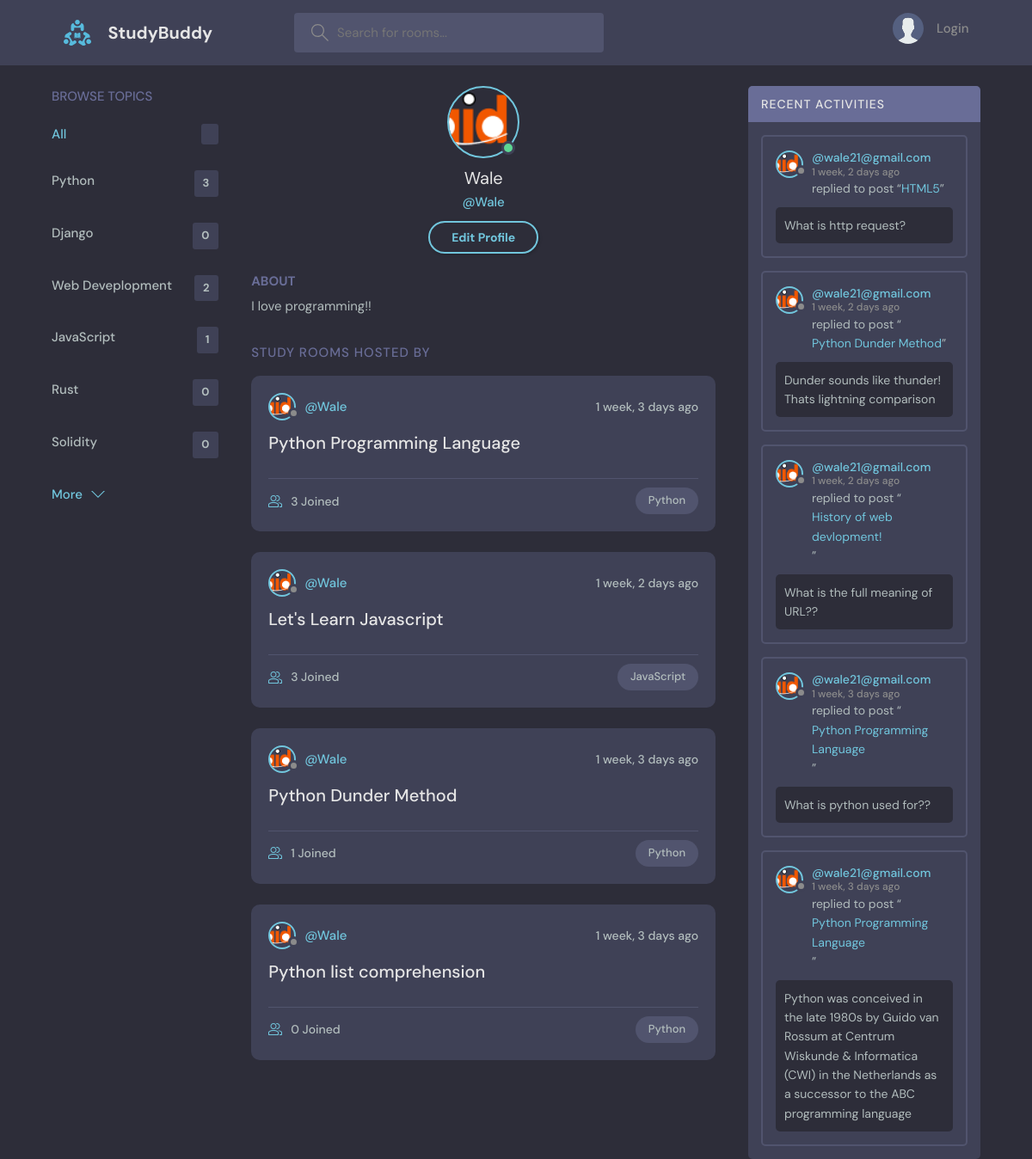
Screenshot of /profile/3/ with the database file from the repository.
### myapp/models.py (models this page shows, shortened)
class Topic(models.Model):
    name = models.CharField(max_length=200)

class Room(models.Model):
    host = models.ForeignKey(settings.AUTH_USER_MODEL,on_delete=models.SET_NULL, null=True)
    topic = models.ForeignKey(Topic,on_delete=models.SET_NULL, null=True)
    name = models.CharField(max_length=200)
    description = models.TextField(null=True, blank=True)
    participants = models.ManyToManyField(settings.AUTH_USER_MODEL,related_name="participants", blank=True)
    updated = models.DateTimeField(auto_now=True)
    created =  models.DateTimeField(auto_now_add=True)
    class Meta:
        ordering = ['-updated', '-created']
    def __str__(self):
        return self.name

class Message(models.Model):
    user = models.ForeignKey(settings.AUTH_USER_MODEL, on_delete=models.CASCADE)
    room = models.ForeignKey(Room,on_delete=models.CASCADE)
    body = models.TextField()
    updated = models.DateTimeField(auto_now=True)
    created =  models.DateTimeField(auto_now_add=True)
    class Meta:
        ordering = ['-updated', '-created']

### User_auth/models.py (models this page shows)
class User(AbstractUser):
    bio = models.TextField(null=True)
    avatar = models.ImageField(null=True, default="avatar.svg")
    email = models.EmailField(unique=True, null=True)
    objects = NewUserManager()
    USERNAME_FIELD = "email"
    REQUIRED_FIELDS = []
    def __str__(self):
        return self.email

### myapp/views.py (the view)
# urls.py: path('profile/<str:pk>/', views.profilePage, name="user_profile"),
def profilePage(request, pk):
    user = User.objects.get(id=pk)
    rooms = user.room_set.all()
    room_messages = user.message_set.all()
    topics = Topic.objects.all()
    context = {'user_':user,'rooms':rooms,'room_messages':room_messages,'topics':topics}
    return render(request, 'myapp/profile.html', context)

### myapp/templates/myapp/profile.html
{% extends 'main.html' %}
{%block content%}
  <main class="profile-page layout layout--3">
    <div class="container">
      {% include 'myapp/topics_components.html' %}
      <div class="roomList">
        <div class="profile">
          <div class="profile__avatar">
            <div class="avatar avatar--large active">
              <img src="{{user_.avatar.url}}" />
            </div>
          </div>
          <div class="profile__info">
            <h3>{{user_.username}}</h3>
            <p>@{{user_.username}}</p>
            <a href="{% url 'edit-user' %}" class="btn btn--main btn--pill">Edit Profile</a>
          </div>
          <div class="profile__about">
            <h3>About</h3>
            <p>
              {{user_.bio}}
            </p>
          </div>
        </div>
        <div class="roomList__header">
          <div>
            <h2>Study Rooms Hosted by {{user.username}}</a>
            </h2>
          </div>
        </div>
        {% include 'myapp/feeds_components.html' %}
      </div>
      {%include 'myapp/activity_components.html'%}
    </div>
  </main>
{%endblock%}

### templates/main.html (shortened to what this page needs)
{% load static %}
<!DOCTYPE html>
<html lang="en">
  <head>
    <link rel="stylesheet" href="{% static 'styles/style.css' %}" />
  </head>
  <body>
    {% include 'navbar.html' %}
    {% block content %}
    {% endblock content%}
  </body>
</html>

### templates/navbar.html (shortened to what this page needs)
{% load static %}
<header class="header header--loggedIn">
    <div class="container">
      <a href="{% url 'home' %}" class="header__logo">
        <img src="{% static 'images/logo.svg' %}" />
        <h1>StudyBuddy</h1>
      </a>
      <form class="header__search" method="GET" action="{%url 'home' %}">
        <label>
          <input type="text" name="q" placeholder="Search for rooms..." />
        </label>
      </form>
      <nav class="header__menu">
        {% if request.user.is_authenticated %}
        <div class="header__user">
          <a href="{% url 'user_profile' user.id %}">
            <div class="avatar avatar--medium active">
              <img src="{{user.avatar.url}}" />
            </div>
            <p>{{request.user.username}} <span>@{{request.user.username}}</span></p>
          </a>
          <button class="dropdown-button">
            <svg version="1.1" xmlns="http://www.w3.org/2000/svg" width="32" height="32" viewBox="0 0 32 32">
              <title>chevron-down</title>
              <path d="M16 21l-13-13h-3l16 16 16-16h-3l-13 13z"></path>
            </svg>
          </button>
        </div>
        {% else %}
        <a href="{% url 'login' %}">
          <img src="{% static 'images/avatar.svg' %}" />
          <p>Login</p>
        </a>
        {% endif %}
      </nav>
    </div>
  </header>

### myapp/templates/myapp/topics_components.html
<div class="topics">
    <div class="topics__header">
      <h2>Browse Topics</h2>
    </div>
    <ul class="topics__list">
      <li>
        <a href="{% url 'home' %}" class="active">All <span>{{all_topics.count}}</span></a>
      </li>
      {% for topic in topics %}
      <li>
        <a href="{% url 'home' %}?q={{topic.name}}">{{topic.name}}<span>{{topic.room_set.all.count}}</span></a>
      </li>
      {% endfor %}
    </ul>
    <a class="btn btn--link" href="{% url 'topics' %}">
      More
      <svg version="1.1" xmlns="http://www.w3.org/2000/svg" width="32" height="32" viewBox="0 0 32 32">
        <title>chevron-down</title>
        <path d="M16 21l-13-13h-3l16 16 16-16h-3l-13 13z"></path>
      </svg>
    </a>
  </div>

### myapp/templates/myapp/feeds_components.html (shortened to what this page needs)
{% for room in rooms %}
<div class="roomListRoom">
    <div class="roomListRoom__header">
      <a href="{% url 'user_profile' room.host.id %}" class="roomListRoom__author">
        <div class="avatar avatar--small">
          <img src="{{room.host.avatar.url}}" />
        </div>
        <span>@{{room.host.username}}</span>
      </a>
      <div class="roomListRoom__actions">
        <span>{{room.created | timesince}} ago</span>
      </div>
    </div>
    <div class="roomListRoom__content">
      <a href="{% url 'room' room.id %}">{{room.name}}</a>
    </div>
    <div class="roomListRoom__meta">
      <a href="{% url 'room' room.id %}" class="roomListRoom__joined">
        {{room.participants.all.count}} Joined
      </a>
      <p class="roomListRoom__topic">{{room.topic.name}}</p>
    </div>
  </div>
  {% endfor %}

### myapp/templates/myapp/activity_components.html (shortened to what this page needs)
<div class="activities">
    <div class="activities__header">
      <h2>Recent Activities</h2>
    </div>
    {% for message in room_messages %}
    <div class="activities__box">
      <div class="activities__boxHeader roomListRoom__header">
        <a href="{% url 'user_profile' message.user.id %}" class="roomListRoom__author">
          <div class="avatar avatar--small">
            <img src="{{message.user.avatar.url}}" />
          </div>
          <p>
            @{{message.user}}
            <span>{{message.created| timesince}} ago</span>
          </p>
        </a>
      </div>
      <div class="activities__boxContent">
        <p>replied to post “<a href="{% url 'room' message.room.id %}">{{message.room}}</a>”</p>
        <div class="activities__boxRoomContent">
            {{message.body}}
        </div>
      </div>
    </div>
    {% endfor %}
</div>

### rows the page displays
Topic: name "Python", room_set.all.count "3"
Topic: name "Django", room_set.all.count "0"
Topic: name "Web Deveplopment", room_set.all.count "2"
Topic: name "JavaScript", room_set.all.count "1"
Topic: name "Rust", room_set.all.count "0"
Topic: name "Solidity", room_set.all.count "0"
User: avatar (picture), username "Wale", bio "I love programming!!"
Room: host.avatar (picture), host.username "Wale", created "1 week, 3 days", name "Python Programming Language", participants.all.count "3", topic.name "Python"
Room: host.avatar (picture), host.username "Wale", created "1 week, 2 days", name "Let's Learn Javascript", participants.all.count "3", topic.name "JavaScript"
Room: host.avatar (picture), host.username "Wale", created "1 week, 3 days", name "Python Dunder Method", participants.all.count "1", topic.name "Python"
Room: host.avatar (picture), host.username "Wale", created "1 week, 3 days", name "Python list comprehension", participants.all.count "0", topic.name "Python"
Message: user.avatar (picture), user "wale21@gmail.com", created "1 week, 2 days", room "HTML5", body "What is http request?"
Message: user.avatar (picture), user "wale21@gmail.com", created "1 week, 2 days", room "Python Dunder Method", body "Dunder sounds like thunder! Thats lightning comparison"
Message: user.avatar (picture), user "wale21@gmail.com", created "1 week, 2 days", room "History of web devlopment!", body "What is the full meaning of URL??"
Message: user.avatar (picture), user "wale21@gmail.com", created "1 week, 3 days", room "Python Programming Language", body "What is python used for??"
Message: user.avatar (picture), user "wale21@gmail.com", created "1 week, 3 days", room "Python Programming Language", body "Python was conceived in the late 1980s by Guido van Rossum at Centrum Wiskunde & Informatica (CWI) in the Netherlands as a successor to the ABC programming language"
